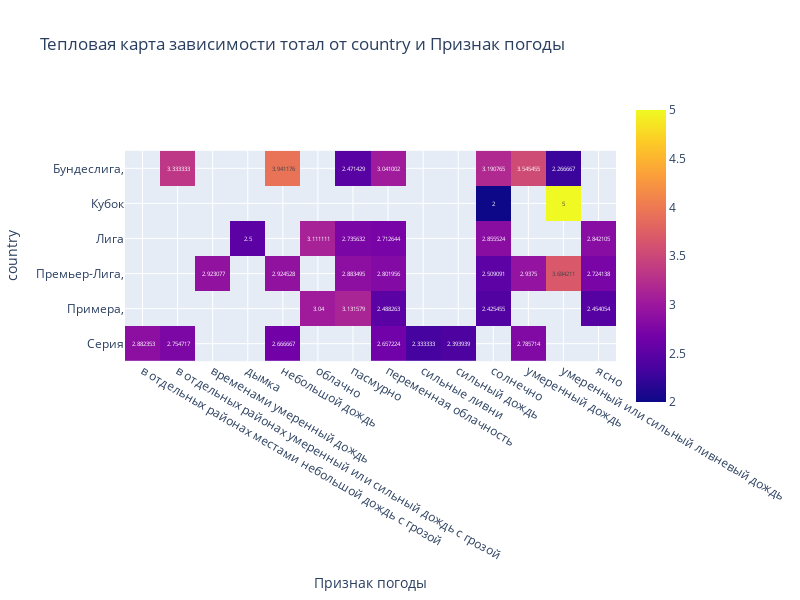

The notebook cell this image was saved under:
### Code cell
visual = pd.pivot_table(df,
                        values="тотал",
                        index="country",
                        columns="Признак погоды",
                        aggfunc='mean')
fig2 = px.imshow(visual,
                 title='Тепловая карта зависимости тотал от country и Признак погоды',
                 height=600,
                 width=800,
                 text_auto=True)
fig2.show()

### Figure 1 — Plotly figure (JSON) as saved in the notebook; plotly's stock layout.template omitted (floating-point values rounded to 4 significant figures)
{"data": [{"coloraxis": "coloraxis", "hovertemplate": "Признак погоды: %{x}<br>country: %{y}<br>color: %{z}<extra></extra>", "name": "0", "texttemplate": "%{z}", "type": "heatmap", "x": ["в отдельных районах местами небольшой дождь с грозой", "в отдельных районах умеренный или сильный дождь с грозой", "временами умеренный дождь", "дымка", "небольшой дождь", "облачно", "пасмурно", "переменная облачность", "сильные ливни", "сильный дождь", "солнечно", "умеренный дождь", "умеренный или сильный ливневый дождь", "ясно"], "xaxis": "x", "y": ["Бундеслига,", "Кубок", "Лига", "Премьер-Лига,", "Примера,", "Серия"], "yaxis": "y", "z": [[null, 3.333, null, null, 3.941, null, 2.471, 3.041, null, null, 3.191, 3.545, 2.267, null], [null, null, null, null, null, null, null, null, null, null, 2, null, 5, null], [null, null, null, 2.5, null, 3.111, 2.736, 2.713, null, null, 2.856, null, null, 2.842], [null, null, 2.923, null, 2.925, null, 2.883, 2.802, null, null, 2.509, 2.938, 3.684, 2.724], [null, null, null, null, null, 3.04, 3.132, 2.488, null, null, 2.425, null, null, 2.454], [2.882, 2.755, null, null, 2.667, null, null, 2.657, 2.333, 2.394, null, 2.786, null, null]]}], "layout": {"coloraxis": {"colorscale": [[0, "#0d0887"], [0.1111, "#46039f"], [0.2222, "#7201a8"], [0.3333, "#9c179e"], [0.4444, "#bd3786"], [0.5556, "#d8576b"], [0.6667, "#ed7953"], [0.7778, "#fb9f3a"], [0.8889, "#fdca26"], [1, "#f0f921"]]}, "height": 600, "title": {"text": "Тепловая карта зависимости тотал от country и Признак погоды"}, "width": 800, "xaxis": {"anchor": "y", "constrain": "domain", "domain": [0, 1], "scaleanchor": "y", "title": {"text": "Признак погоды"}}, "yaxis": {"anchor": "x", "autorange": "reversed", "constrain": "domain", "domain": [0, 1], "title": {"text": "country"}}}}
